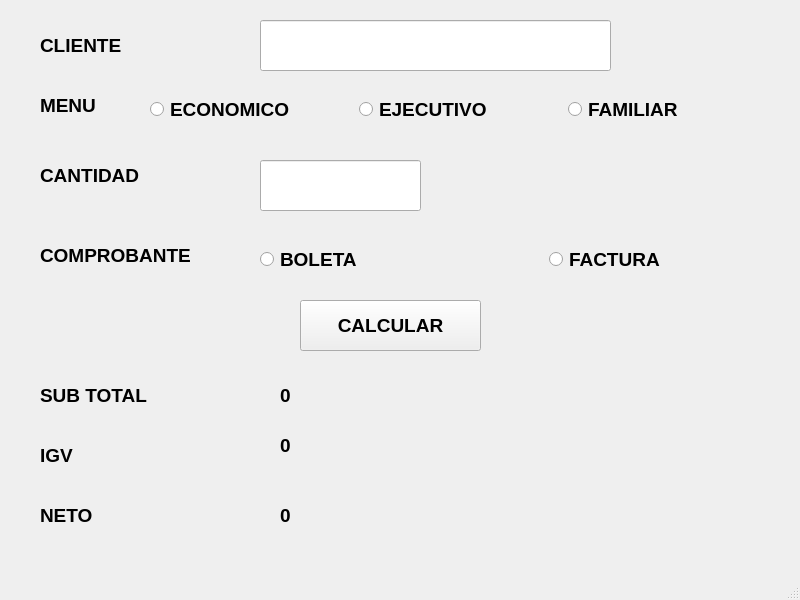
<?xml version="1.0" encoding="UTF-8"?>
<ui version="4.0">
 <class>MainWindow</class>
 <widget class="QMainWindow" name="MainWindow">
  <property name="geometry">
   <rect>
    <x>0</x>
    <y>0</y>
    <width>800</width>
    <height>600</height>
   </rect>
  </property>
  <property name="windowTitle">
   <string>MainWindow</string>
  </property>
  <widget class="QWidget" name="centralwidget">
   <widget class="QLabel" name="label">
    <property name="geometry">
     <rect>
      <x>40</x>
      <y>20</y>
      <width>151</width>
      <height>51</height>
     </rect>
    </property>
    <property name="font">
     <font>
      <pointsize>14</pointsize>
      <weight>75</weight>
      <bold>true</bold>
     </font>
    </property>
    <property name="text">
     <string>CLIENTE</string>
    </property>
   </widget>
   <widget class="QLabel" name="label_2">
    <property name="geometry">
     <rect>
      <x>40</x>
      <y>80</y>
      <width>151</width>
      <height>51</height>
     </rect>
    </property>
    <property name="font">
     <font>
      <pointsize>14</pointsize>
      <weight>75</weight>
      <bold>true</bold>
     </font>
    </property>
    <property name="text">
     <string>MENU</string>
    </property>
   </widget>
   <widget class="QLabel" name="label_3">
    <property name="geometry">
     <rect>
      <x>40</x>
      <y>150</y>
      <width>151</width>
      <height>51</height>
     </rect>
    </property>
    <property name="font">
     <font>
      <pointsize>14</pointsize>
      <weight>75</weight>
      <bold>true</bold>
     </font>
    </property>
    <property name="text">
     <string>CANTIDAD</string>
    </property>
   </widget>
   <widget class="QLabel" name="label_4">
    <property name="geometry">
     <rect>
      <x>40</x>
      <y>230</y>
      <width>171</width>
      <height>51</height>
     </rect>
    </property>
    <property name="font">
     <font>
      <pointsize>14</pointsize>
      <weight>75</weight>
      <bold>true</bold>
     </font>
    </property>
    <property name="text">
     <string>COMPROBANTE</string>
    </property>
   </widget>
   <widget class="QLabel" name="label_5">
    <property name="geometry">
     <rect>
      <x>40</x>
      <y>370</y>
      <width>151</width>
      <height>51</height>
     </rect>
    </property>
    <property name="font">
     <font>
      <pointsize>14</pointsize>
      <weight>75</weight>
      <bold>true</bold>
     </font>
    </property>
    <property name="text">
     <string>SUB TOTAL</string>
    </property>
   </widget>
   <widget class="QLabel" name="label_6">
    <property name="geometry">
     <rect>
      <x>40</x>
      <y>430</y>
      <width>151</width>
      <height>51</height>
     </rect>
    </property>
    <property name="font">
     <font>
      <pointsize>14</pointsize>
      <weight>75</weight>
      <bold>true</bold>
     </font>
    </property>
    <property name="text">
     <string>IGV</string>
    </property>
   </widget>
   <widget class="QLabel" name="label_7">
    <property name="geometry">
     <rect>
      <x>40</x>
      <y>490</y>
      <width>151</width>
      <height>51</height>
     </rect>
    </property>
    <property name="font">
     <font>
      <pointsize>14</pointsize>
      <weight>75</weight>
      <bold>true</bold>
     </font>
    </property>
    <property name="text">
     <string>NETO</string>
    </property>
   </widget>
   <widget class="QLabel" name="lblsubtotal">
    <property name="geometry">
     <rect>
      <x>280</x>
      <y>370</y>
      <width>291</width>
      <height>51</height>
     </rect>
    </property>
    <property name="font">
     <font>
      <pointsize>14</pointsize>
      <weight>75</weight>
      <bold>true</bold>
     </font>
    </property>
    <property name="text">
     <string>0</string>
    </property>
   </widget>
   <widget class="QLabel" name="lbligv">
    <property name="geometry">
     <rect>
      <x>280</x>
      <y>420</y>
      <width>291</width>
      <height>51</height>
     </rect>
    </property>
    <property name="font">
     <font>
      <pointsize>14</pointsize>
      <weight>75</weight>
      <bold>true</bold>
     </font>
    </property>
    <property name="text">
     <string>0</string>
    </property>
   </widget>
   <widget class="QLabel" name="lblneto">
    <property name="geometry">
     <rect>
      <x>280</x>
      <y>490</y>
      <width>291</width>
      <height>51</height>
     </rect>
    </property>
    <property name="font">
     <font>
      <pointsize>14</pointsize>
      <weight>75</weight>
      <bold>true</bold>
     </font>
    </property>
    <property name="text">
     <string>0</string>
    </property>
   </widget>
   <widget class="QLineEdit" name="lineEdit">
    <property name="geometry">
     <rect>
      <x>260</x>
      <y>20</y>
      <width>351</width>
      <height>51</height>
     </rect>
    </property>
    <property name="font">
     <font>
      <pointsize>14</pointsize>
      <weight>75</weight>
      <bold>true</bold>
     </font>
    </property>
   </widget>
   <widget class="QLineEdit" name="txtcantidad">
    <property name="geometry">
     <rect>
      <x>260</x>
      <y>160</y>
      <width>161</width>
      <height>51</height>
     </rect>
    </property>
    <property name="font">
     <font>
      <pointsize>14</pointsize>
      <weight>75</weight>
      <bold>true</bold>
     </font>
    </property>
   </widget>
   <widget class="QWidget" name="horizontalLayoutWidget">
    <property name="geometry">
     <rect>
      <x>150</x>
      <y>70</y>
      <width>621</width>
      <height>80</height>
     </rect>
    </property>
    <layout class="QHBoxLayout" name="horizontalLayout">
     <item>
      <widget class="QRadioButton" name="rbteconomico">
       <property name="font">
        <font>
         <pointsize>14</pointsize>
         <weight>75</weight>
         <bold>true</bold>
        </font>
       </property>
       <property name="text">
        <string>ECONOMICO</string>
       </property>
      </widget>
     </item>
     <item>
      <widget class="QRadioButton" name="rbtejecutivo">
       <property name="font">
        <font>
         <pointsize>14</pointsize>
         <weight>75</weight>
         <bold>true</bold>
        </font>
       </property>
       <property name="text">
        <string>EJECUTIVO</string>
       </property>
      </widget>
     </item>
     <item>
      <widget class="QRadioButton" name="rbtfamiliar">
       <property name="font">
        <font>
         <pointsize>14</pointsize>
         <weight>75</weight>
         <bold>true</bold>
        </font>
       </property>
       <property name="text">
        <string>FAMILIAR</string>
       </property>
      </widget>
     </item>
    </layout>
   </widget>
   <widget class="QWidget" name="horizontalLayoutWidget_2">
    <property name="geometry">
     <rect>
      <x>260</x>
      <y>220</y>
      <width>571</width>
      <height>80</height>
     </rect>
    </property>
    <layout class="QHBoxLayout" name="horizontalLayout_2">
     <item>
      <widget class="QRadioButton" name="rbtboleta">
       <property name="font">
        <font>
         <pointsize>14</pointsize>
         <weight>75</weight>
         <bold>true</bold>
        </font>
       </property>
       <property name="text">
        <string>BOLETA</string>
       </property>
      </widget>
     </item>
     <item>
      <widget class="QRadioButton" name="rbtfactura">
       <property name="font">
        <font>
         <pointsize>14</pointsize>
         <weight>75</weight>
         <bold>true</bold>
        </font>
       </property>
       <property name="text">
        <string>FACTURA</string>
       </property>
      </widget>
     </item>
    </layout>
   </widget>
   <widget class="QPushButton" name="btncalcular">
    <property name="geometry">
     <rect>
      <x>300</x>
      <y>300</y>
      <width>181</width>
      <height>51</height>
     </rect>
    </property>
    <property name="font">
     <font>
      <pointsize>14</pointsize>
      <weight>75</weight>
      <bold>true</bold>
     </font>
    </property>
    <property name="text">
     <string>CALCULAR</string>
    </property>
   </widget>
  </widget>
  <widget class="QMenuBar" name="menubar">
   <property name="geometry">
    <rect>
     <x>0</x>
     <y>0</y>
     <width>800</width>
     <height>21</height>
    </rect>
   </property>
  </widget>
  <widget class="QStatusBar" name="statusbar"/>
 </widget>
 <resources/>
 <connections/>
</ui>
